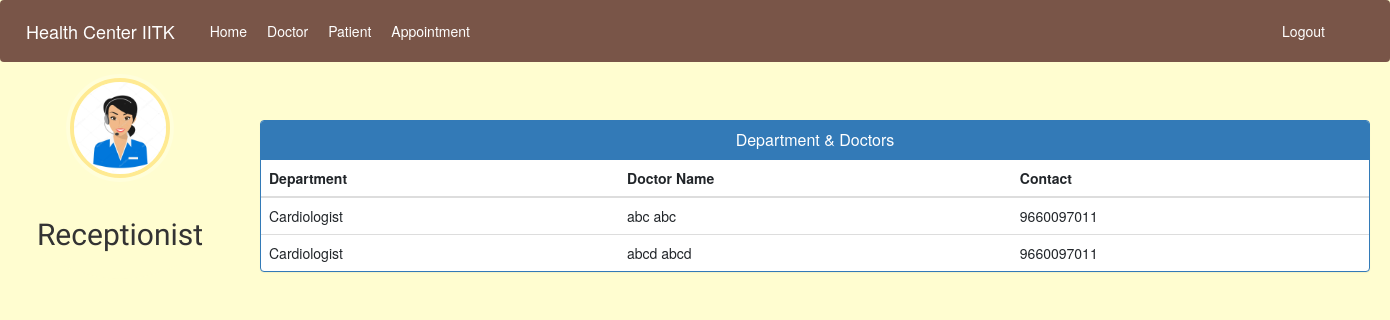
The app's page /admin-view-doctor-specialisation (signed in), older data.
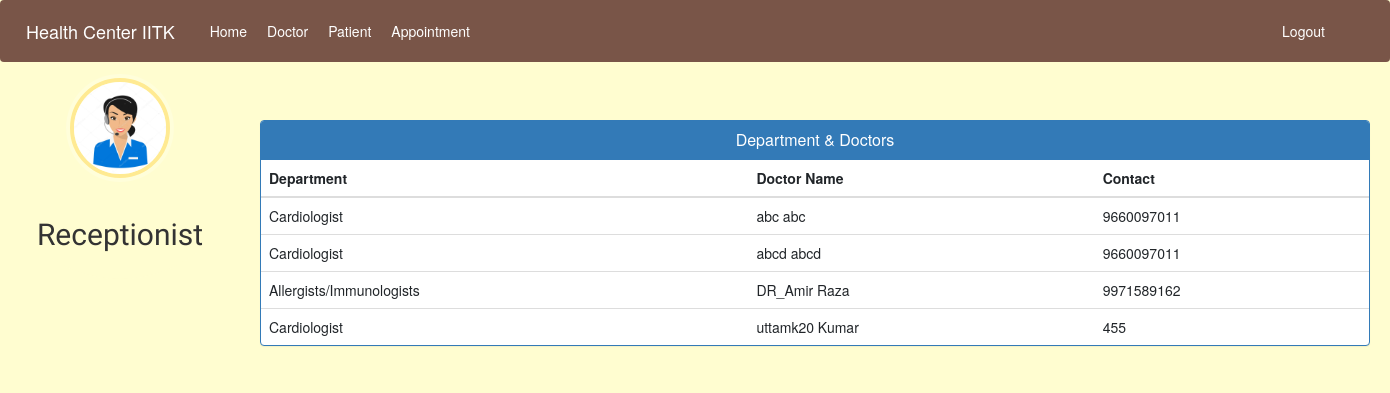
The same page, newer data.
### hospital/models.py (models this page shows, shortened)
class Doctor(models.Model):
    user = models.OneToOneField(User, on_delete=models.CASCADE)
    profile_pic = models.ImageField(
        upload_to='profile_pic/DoctorProfilePic/', default='../static/images/error.jpg', null=True, blank=True)
    address = models.CharField(max_length=40)
    mobile = models.CharField(max_length=20, null=True)
    department = models.CharField(
        max_length=50, choices=departments, default='Cardiologist')
    status = models.BooleanField(default=False)
    @property
    def get_name(self):
        return self.user.first_name+" "+self.user.last_name

### hospital/views.py (the view)
# urls.py: path('admin-view-doctor-specialisation', views.admin_view_doctor_specialisation_view,
@login_required(login_url='adminlogin')
@user_passes_test(is_admin)
def admin_view_doctor_specialisation_view(request):
    doctors = models.Doctor.objects.all().filter(status=True)
    return render(request, 'hospital/admin_view_doctor_specialisation.html', {'doctors': doctors})

### hospital/views.py (called while the page is built)
def is_admin(user):
    return user.groups.filter(name='ADMIN').exists()

### templates/hospital/admin_view_doctor_Specialisation.html (shortened to what this page needs)
{% extends 'hospital/admin_base.html' %}
{% block content %}
<head>
  <link href="//netdna.bootstrapcdn.com/bootstrap/3.0.0/css/bootstrap.min.css" rel="stylesheet" id="bootstrap-css">
</head>
<div class="container">
  <br/>
  <br/>
  <br/>
  <br/>
  <div class="panel panel-primary">
    <div class="panel-heading">
      <h6 class="panel-title">Department & Doctors</h6>
    </div>
    <table class="table table-hover" id="dev-table">
      <thead>
        <tr>
          <th>Department</th>
          <th>Doctor Name</th>
          <th>Contact</th>
        </tr>
      </thead>
      {% for d in doctors %}
      <tr>
        <td>{{d.department}}</td>
        <td> {{d.get_name}}</td>
        <td>{{d.mobile}}</td>
      </tr>
      {% endfor %}
    </table>
  </div>
</div>
{% endblock content %}

Row changes from the older to the newer data that the page shows:
added Doctor: department "Allergists/Immunologists", get_name "DR_Amir Raza", mobile "9971589162"
added Doctor: department "Cardiologist", get_name "uttamk20 Kumar", mobile "455"
